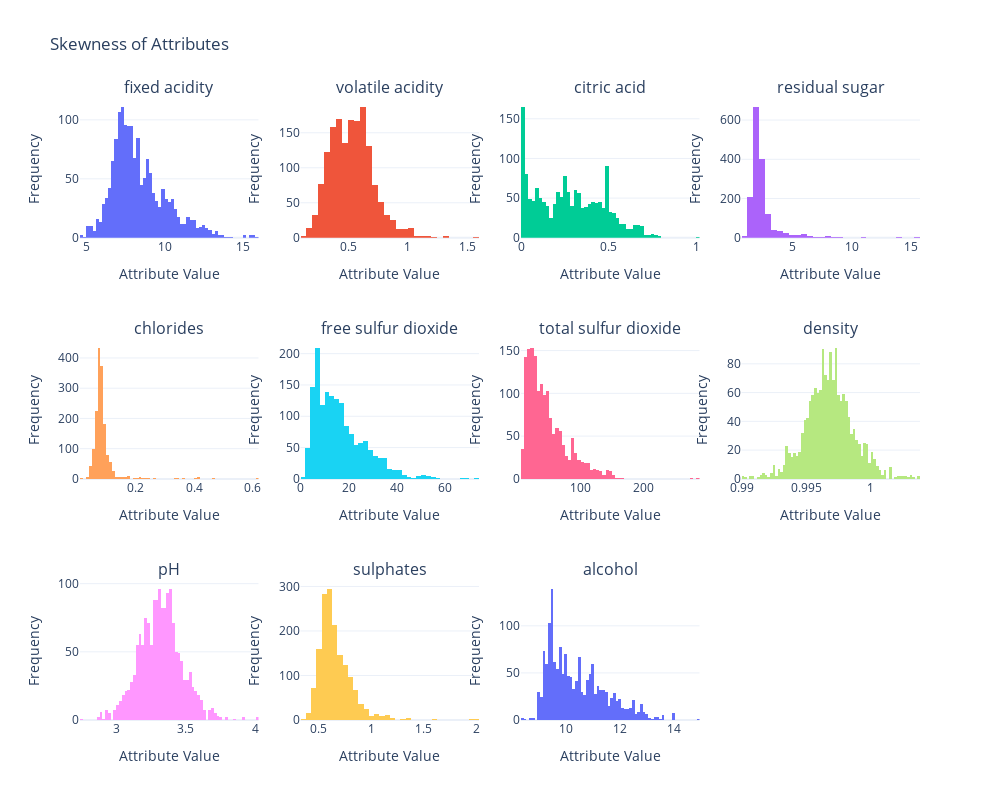

The notebook cell saved with this chart:
### Code cell
# Create a list to store the histogram traces
histogram_traces = []

# Iterate over the column variables
for column in column_variables:
    # Calculate the skewness for the column
    skewness = df[column].skew()

    # Create a histogram trace for the current column with 70 bins
    histogram_trace = go.Histogram(x=df[column], name=column + " (Skewness: {:.2f})".format(skewness), nbinsx=70)

    # Add the histogram trace to the list
    histogram_traces.append(histogram_trace)

# Create subplots
fig = sp.make_subplots(rows=3, cols=4, subplot_titles=column_variables)

# Iterate over the histogram traces and add them to the subplots
for i, histogram_trace in enumerate(histogram_traces):
    row = (i // 4) + 1
    col = (i % 4) + 1
    fig.add_trace(histogram_trace, row=row, col=col)

    # Update the x-axis label for each subplot
    fig.update_xaxes(title_text='Attribute Value', row=row, col=col)

    # Update the y-axis label for each subplot
    fig.update_yaxes(title_text='Frequency', row=row, col=col)

# Update the overall figure title
fig.update_layout(title_text='Skewness of Attributes', showlegend=False)

# Set the subplot layout to grid
fig.update_layout(height=800, width=1000, autosize=True, template = 'plotly_white')

# Display the figure
fig.show()

### Figure 1 — Plotly figure (JSON) as saved in the notebook; plotly's stock layout.template omitted (floating-point values rounded to 4 significant figures; data arrays with more than 128 entries replaced by an {"elided": "..."} marker saying what was removed)
{"data": [{"name": "fixed acidity (Skewness: 0.98)", "nbinsx": 70, "type": "histogram", "x": {"elided": "1599 float values"}, "xaxis": "x", "yaxis": "y"}, {"name": "volatile acidity (Skewness: 0.67)", "nbinsx": 70, "type": "histogram", "x": {"elided": "1599 float values"}, "xaxis": "x2", "yaxis": "y2"}, {"name": "citric acid (Skewness: 0.32)", "nbinsx": 70, "type": "histogram", "x": {"elided": "1599 float values"}, "xaxis": "x3", "yaxis": "y3"}, {"name": "residual sugar (Skewness: 4.54)", "nbinsx": 70, "type": "histogram", "x": {"elided": "1599 float values"}, "xaxis": "x4", "yaxis": "y4"}, {"name": "chlorides (Skewness: 5.68)", "nbinsx": 70, "type": "histogram", "x": {"elided": "1599 float values"}, "xaxis": "x5", "yaxis": "y5"}, {"name": "free sulfur dioxide (Skewness: 1.25)", "nbinsx": 70, "type": "histogram", "x": {"elided": "1599 float values"}, "xaxis": "x6", "yaxis": "y6"}, {"name": "total sulfur dioxide (Skewness: 1.52)", "nbinsx": 70, "type": "histogram", "x": {"elided": "1599 float values"}, "xaxis": "x7", "yaxis": "y7"}, {"name": "density (Skewness: 0.07)", "nbinsx": 70, "type": "histogram", "x": {"elided": "1599 float values"}, "xaxis": "x8", "yaxis": "y8"}, {"name": "pH (Skewness: 0.19)", "nbinsx": 70, "type": "histogram", "x": {"elided": "1599 float values"}, "xaxis": "x9", "yaxis": "y9"}, {"name": "sulphates (Skewness: 2.43)", "nbinsx": 70, "type": "histogram", "x": {"elided": "1599 float values"}, "xaxis": "x10", "yaxis": "y10"}, {"name": "alcohol (Skewness: 0.86)", "nbinsx": 70, "type": "histogram", "x": {"elided": "1599 float values"}, "xaxis": "x11", "yaxis": "y11"}], "layout": {"annotations": [{"font": {"size": 16}, "showarrow": false, "text": "fixed acidity", "x": 0.1062, "xanchor": "center", "xref": "paper", "y": 1, "yanchor": "bottom", "yref": "paper"}, {"font": {"size": 16}, "showarrow": false, "text": "volatile acidity", "x": 0.3688, "xanchor": "center", "xref": "paper", "y": 1, "yanchor": "bottom", "yref": "paper"}, {"font": {"size": 16}, "showarrow": false, "text": "citric acid", "x": 0.6313, "xanchor": "center", "xref": "paper", "y": 1, "yanchor": "bottom", "yref": "paper"}, {"font": {"size": 16}, "showarrow": false, "text": "residual sugar", "x": 0.8938, "xanchor": "center", "xref": "paper", "y": 1, "yanchor": "bottom", "yref": "paper"}, {"font": {"size": 16}, "showarrow": false, "text": "chlorides", "x": 0.1062, "xanchor": "center", "xref": "paper", "y": 0.6111, "yanchor": "bottom", "yref": "paper"}, {"font": {"size": 16}, "showarrow": false, "text": "free sulfur dioxide", "x": 0.3688, "xanchor": "center", "xref": "paper", "y": 0.6111, "yanchor": "bottom", "yref": "paper"}, {"font": {"size": 16}, "showarrow": false, "text": "total sulfur dioxide", "x": 0.6313, "xanchor": "center", "xref": "paper", "y": 0.6111, "yanchor": "bottom", "yref": "paper"}, {"font": {"size": 16}, "showarrow": false, "text": "density", "x": 0.8938, "xanchor": "center", "xref": "paper", "y": 0.6111, "yanchor": "bottom", "yref": "paper"}, {"font": {"size": 16}, "showarrow": false, "text": "pH", "x": 0.1062, "xanchor": "center", "xref": "paper", "y": 0.2222, "yanchor": "bottom", "yref": "paper"}, {"font": {"size": 16}, "showarrow": false, "text": "sulphates", "x": 0.3688, "xanchor": "center", "xref": "paper", "y": 0.2222, "yanchor": "bottom", "yref": "paper"}, {"font": {"size": 16}, "showarrow": false, "text": "alcohol", "x": 0.6313, "xanchor": "center", "xref": "paper", "y": 0.2222, "yanchor": "bottom", "yref": "paper"}], "autosize": true, "height": 800, "showlegend": false, "title": {"text": "Skewness of Attributes"}, "width": 1000, "xaxis": {"anchor": "y", "domain": [0, 0.2125], "title": {"text": "Attribute Value"}}, "xaxis10": {"anchor": "y10", "domain": [0.2625, 0.475], "title": {"text": "Attribute Value"}}, "xaxis11": {"anchor": "y11", "domain": [0.525, 0.7375], "title": {"text": "Attribute Value"}}, "xaxis12": {"anchor": "y12", "domain": [0.7875, 1]}, "xaxis2": {"anchor": "y2", "domain": [0.2625, 0.475], "title": {"text": "Attribute Value"}}, "xaxis3": {"anchor": "y3", "domain": [0.525, 0.7375], "title": {"text": "Attribute Value"}}, "xaxis4": {"anchor": "y4", "domain": [0.7875, 1], "title": {"text": "Attribute Value"}}, "xaxis5": {"anchor": "y5", "domain": [0, 0.2125], "title": {"text": "Attribute Value"}}, "xaxis6": {"anchor": "y6", "domain": [0.2625, 0.475], "title": {"text": "Attribute Value"}}, "xaxis7": {"anchor": "y7", "domain": [0.525, 0.7375], "title": {"text": "Attribute Value"}}, "xaxis8": {"anchor": "y8", "domain": [0.7875, 1], "title": {"text": "Attribute Value"}}, "xaxis9": {"anchor": "y9", "domain": [0, 0.2125], "title": {"text": "Attribute Value"}}, "yaxis": {"anchor": "x", "domain": [0.7778, 1], "title": {"text": "Frequency"}}, "yaxis10": {"anchor": "x10", "domain": [0, 0.2222], "title": {"text": "Frequency"}}, "yaxis11": {"anchor": "x11", "domain": [0, 0.2222], "title": {"text": "Frequency"}}, "yaxis12": {"anchor": "x12", "domain": [0, 0.2222]}, "yaxis2": {"anchor": "x2", "domain": [0.7778, 1], "title": {"text": "Frequency"}}, "yaxis3": {"anchor": "x3", "domain": [0.7778, 1], "title": {"text": "Frequency"}}, "yaxis4": {"anchor": "x4", "domain": [0.7778, 1], "title": {"text": "Frequency"}}, "yaxis5": {"anchor": "x5", "domain": [0.3889, 0.6111], "title": {"text": "Frequency"}}, "yaxis6": {"anchor": "x6", "domain": [0.3889, 0.6111], "title": {"text": "Frequency"}}, "yaxis7": {"anchor": "x7", "domain": [0.3889, 0.6111], "title": {"text": "Frequency"}}, "yaxis8": {"anchor": "x8", "domain": [0.3889, 0.6111], "title": {"text": "Frequency"}}, "yaxis9": {"anchor": "x9", "domain": [0, 0.2222], "title": {"text": "Frequency"}}}}
